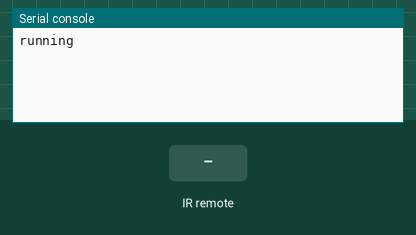
Simulated run of this program. Board: Raspberry Pi Pico running MicroPython. Parts: the last lines printed to the serial console. The inputs (shaded band) are chosen by the test bench.

Above: at 1.2 s.
1.3 s: infrared code 0x45 received
At 1.9 s:
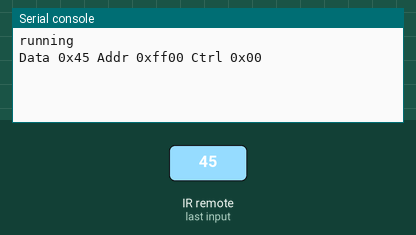
2.8 s: infrared code 0x0C received
At 4.2 s:
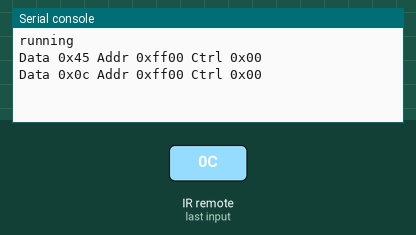

Measured:
- after the input at 1.3 s, the serial console: prints a new line after 0.08 s (image 1)
- after the input at 2.8 s, the serial console: prints a new line after 0.08 s (image 2)

The program:

test.py
```python
#code pour recevoir un signal IR et le décoder avec micropython
#Bien lire les commentaire en fr pour que sa marche
#mettre le dossier complet ir_rx dans la racine du pico

from sys import platform
import time
import gc
from machine import Pin, freq
from ir_rx.print_error import print_error  # Optional print of error codes

# Import all implemented classes
from ir_rx.nec import NEC_8, NEC_16, SAMSUNG
from ir_rx.sony import SONY_12, SONY_15, SONY_20
from ir_rx.philips import RC5_IR, RC6_M0
from ir_rx.mce import MCE

# Definir les broche pour le récepteur pour le pico c'est gpio 16
if platform == "pyboard":
    p = Pin("X3", Pin.IN)
elif platform == "esp8266":
    freq(160000000)
    p = Pin(13, Pin.IN)
elif platform == "esp32" or platform == "esp32_LoBo":
    p = Pin(23, Pin.IN)
elif platform == "rp2":
    p = Pin(16, Pin.IN)

# User callback
def cb(data, addr, ctrl):
    if data < 0:  # NEC protocol sends repeat codes.
        print("Repeat code.")
    else:
        print(f"Data 0x{data:02x} Addr 0x{addr:04x} Ctrl 0x{ctrl:02x}")


def test(proto=0):
    classes = (NEC_8, NEC_16, SONY_12, SONY_15, SONY_20, RC5_IR, RC6_M0, MCE, SAMSUNG)
    ir = classes[proto](p, cb)  # Instantiate receiver
    ir.error_function(print_error)  # Show debug information
    # ir.verbose = True
    # A real application would do something here...
    try:
        while True:
            print("running")
            time.sleep(5)
            gc.collect()
    except KeyboardInterrupt:
        ir.close()


#choisir quel encodage on veut utiliser celui que j'utilise avec arduino est : test(1)
# **** DISPLAY GREETING ****
s = """Test for IR receiver. Run:
from ir_rx.test import test
test() for NEC 8 bit protocol,
test(1) for NEC 16 bit,
test(2) for Sony SIRC 12 bit,
test(3) for Sony SIRC 15 bit,
test(4) for Sony SIRC 20 bit,
test(5) for Philips RC-5 protocol,
test(6) for RC6 mode 0.
test(7) for Microsoft Vista MCE.
test(8) for Samsung.

Hit ctrl-c to stop, then ctrl-d to soft reset."""

test(1)
print(s)
```
